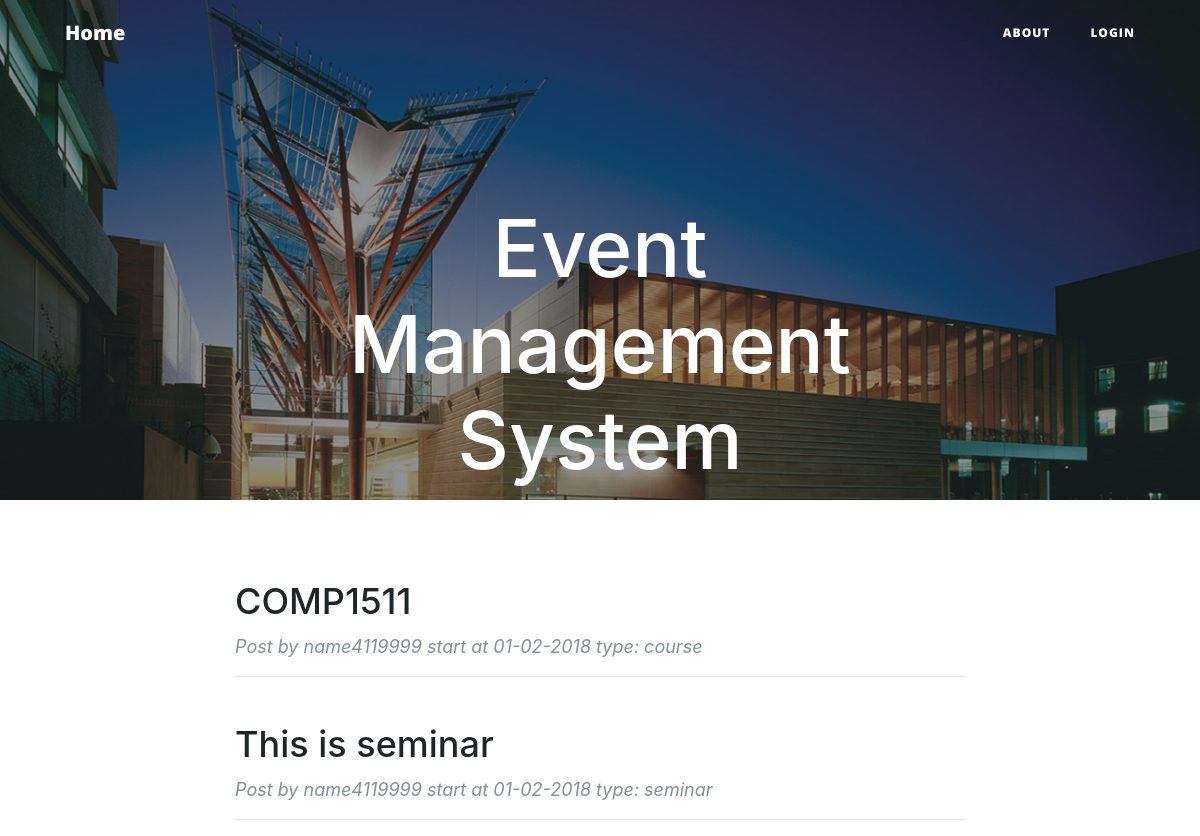
Before: / with the older database file.
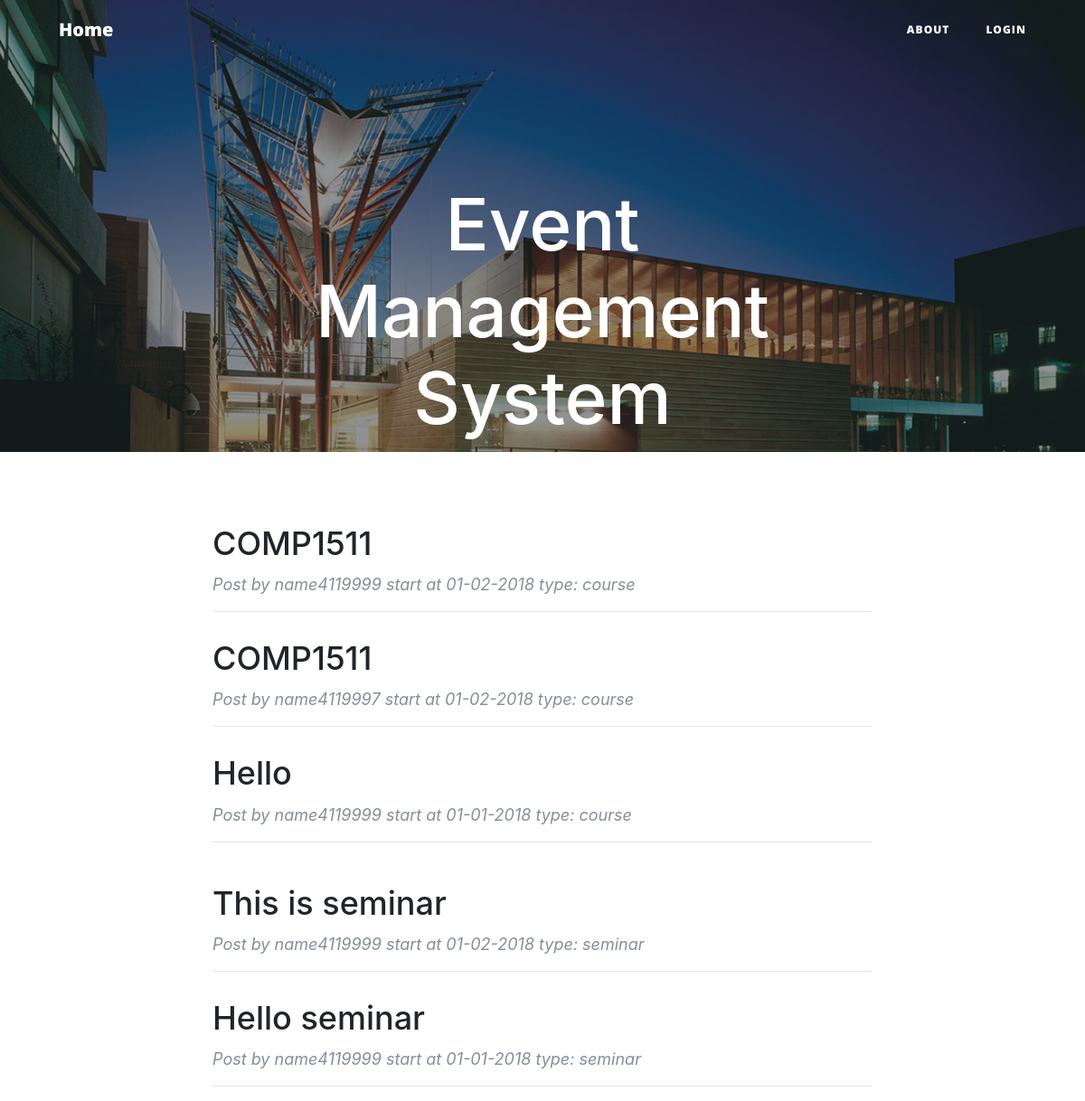
After: the same page with the newer database file.
### event.py (models this page shows, shortened)
class Event(db.Model):
    __tablename__ = 'events'
    event_id = db.Column(db.Integer, primary_key=True)
    title = db.Column(db.String(120))
    details = db.Column(db.UnicodeText)
    start = db.Column(db.String(80))
    end = db.Column(db.String(80))
    capacity = db.Column(db.Integer)
    status = db.Column(db.String(80))
    creater = db.Column(db.String(80))
    fee = db.Column(db.Integer)
    users = db.relationship('User',secondary=event_realation,
                            backref=db.backref('event_users_all', lazy='dynamic'))

class Seminar(db.Model):
    __tablename__ = 'seminars'
    seminar_id = db.Column(db.Integer, primary_key=True)
    title = db.Column(db.String(120))
    details = db.Column(db.UnicodeText)
    start = db.Column(db.String(80))
    end = db.Column(db.String(80))
    capacity = db.Column(db.Integer)
    status = db.Column(db.String(80))
    creater = db.Column(db.String(80))
    users = db.relationship('User',secondary=seminar_realation,
                            backref=db.backref('seminar_users_all', lazy='dynamic'))
    sessions = db.relationship('Session',secondary=seminar_session,
                            backref=db.backref('session_all', lazy='dynamic'))

### route.py (the view)
@app.route('/')
def index():
    return render_template('index.html', events = Event.query.all(), seminars = Seminar.query.all())

### templates/index.html
{% extends 'base.html' %}
{% block body %}
<header class="masthead" style="background-image: url('{{ url_for('static',filename='asb-unsw-campus-53.jpg')}}'); width: auto; height:500px;">
    <div class="overlay"></div>
    <div class="container">
        <div class="row">
            <div class="col-lg-8 col-md-10 mx-auto">
                <div class="site-heading">
                    <h1>Event Management System</h1>
                    <span class="subheading">UNSW Event Management System</span>
                </div>
            </div>
        </div>
    </div>
</header>
<div class="container">
    <div class="row">
        <div class="col-lg-8 col-md-10 mx-auto">
            {% for event in events %}
                <div class="post-preview">
                    <a href="{{ url_for('info', eventId = event.event_id) }}">
                        <h2 class="post-title">
                            {{event.title}}
                        </h2>
                    </a>
                    <p class="post-meta">Post by {{ event.creater }} start at {{ event.start }} type: course</p>
                </div>
                <hr>
            {% endfor %}
        </div>
    </div>
</div>
<div class="container">
    <div class="row">
        <div class="col-lg-8 col-md-10 mx-auto">
            {% for seminar  in seminars %}
                <div class="post-preview">
                    <a href="{{ url_for('seminarinfo', seminarId = seminar.seminar_id) }}">
                        <h2 class="post-title">
                            {{seminar.title}}
                        </h2>
                    </a>
                    <p class="post-meta">Post by {{ seminar.creater }} start at {{ seminar.start }} type: seminar</p>
                </div>
                <hr>
            {% endfor %}
        </div>
    </div>
</div>
{% endblock %}

Changed rows visible on the page:
added Event: title "COMP1511", creater "name4119997", start "01-02-2018"
added Event: title "Hello", creater "name4119999", start "01-01-2018"
added Seminar: title "Hello seminar", creater "name4119999", start "01-01-2018"
